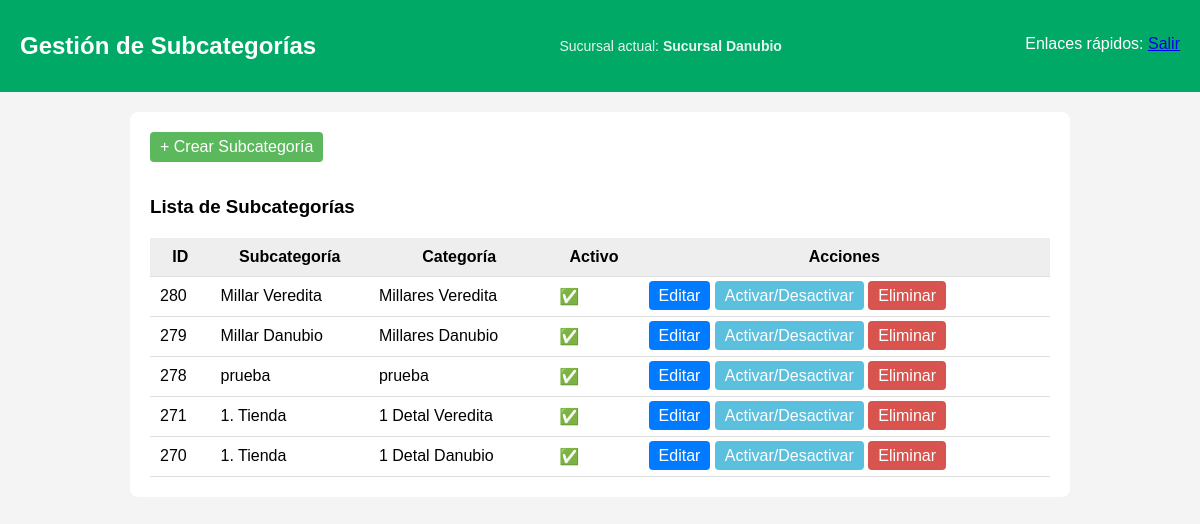
Screenshot of /admin/subcategorias.php (signed in) with the database file from the repository.
### tables this page shows
CREATE TABLE `subcategories` (
  `id` int(11) NOT NULL,
  `category_id` int(11) NOT NULL,
  `active` tinyint(1) NOT NULL DEFAULT 1,
  `name` varchar(100) NOT NULL,
  `icon` varchar(255) DEFAULT NULL,
  `position` int(11) DEFAULT 0
);

CREATE TABLE `categories` (
  `id` int(11) NOT NULL,
  `name` varchar(100) NOT NULL,
  `active` tinyint(1) NOT NULL DEFAULT 1,
  `icon` varchar(255) DEFAULT NULL,
  `position` int(11) DEFAULT 0
);

### admin/subcategorias.php (the view, shortened to what this page needs)
<?php
$pdo = DB::getConnection();
$currentBranchName = $_SESSION['branch_name'] ?? null;
$subcategories = $pdo->query("
    SELECT s.*, c.name AS category_name
    FROM subcategories s
    JOIN categories c ON s.category_id = c.id
    ORDER BY s.id DESC
")->fetchAll(PDO::FETCH_ASSOC);
?>
<!DOCTYPE html>
<html lang="es">
<head>
</head>
<body>
<header>
    <h2>Gestión de Subcategorías</h2>
    <div class="branch">Sucursal actual: <strong><?= htmlspecialchars($currentBranchName) ?></strong></div>
    <p class="small" style="margin-top:12px;">Enlaces rápidos:
      <a href="/mi_tienda/admin/dashboard.php">Salir</a>
    </p>
</header>
<div class="container">
<a href="/mi_tienda/admin/subcategorias.php?action=new" class="btn btn-create">+ Crear Subcategoría</a>
<h3>Lista de Subcategorías</h3>
<table>
    <thead>
        <tr>
            <th>ID</th>
            <th>Subcategoría</th>
            <th>Categoría</th>
            <th>Activo</th>
            <th>Acciones</th>
        </tr>
    </thead>
    <tbody>
        <?php foreach ($subcategories as $s): ?>
        <tr>
            <td><?= $s['id'] ?></td>
            <td><?= htmlspecialchars($s['name']) ?></td>
            <td><?= htmlspecialchars($s['category_name']) ?></td>
            <td><?= $s['active'] ? '✅' : '❌' ?></td>
            <td>
                <a class="btn btn-edit" href="/mi_tienda/admin/subcategorias.php?action=edit&id=<?= $s['id'] ?>">Editar</a>
                <a class="btn btn-toggle" href="/mi_tienda/admin/subcategorias.php?action=toggle&id=<?= $s['id'] ?>">Activar/Desactivar</a>
                <a class="btn btn-delete" href="/mi_tienda/admin/subcategorias.php?action=delete&id=<?= $s['id'] ?>" onclick="return confirm('¿Eliminar subcategoría?')">Eliminar</a>
            </td>
        </tr>
        <?php endforeach; ?>
    </tbody>
</table>
</div>
</body>
</html>

### admin/subcategorias.php (style rules this page uses)
body { font-family: Arial; background:#f4f4f4; margin:0; padding:0; }
header { background:#0a6; color:#fff; padding:12px 20px; display:flex; justify-content:space-between; align-items:center; }
.branch { font-size:14px; opacity:0.9; }
.container { max-width:900px; margin:20px auto; background:#fff; padding:20px; border-radius:8px; }
table { width:100%; border-collapse:collapse; margin-top:20px; }
th, td { padding:10px; border-bottom:1px solid #ddd; }
th { background:#eee; }
.btn { padding:6px 10px; border-radius:4px; text-decoration:none; color:#fff; }
.btn-edit { background:#007bff; }
.btn-delete { background:#d9534f; }
.btn-toggle { background:#5bc0de; }
.btn-create { background:#5cb85c; margin-bottom:15px; display:inline-block; }

### rows the page displays
subcategories: id "280", name "Millar Veredita", category.name "Millares Veredita"
subcategories: id "279", name "Millar Danubio", category.name "Millares Danubio"
subcategories: id "278", name "prueba", category.name "prueba"
subcategories: id "271", name "1. Tienda", category.name "1 Detal Veredita"
subcategories: id "270", name "1. Tienda", category.name "1 Detal Danubio"

### other values shown
$currentBranchName "Sucursal Danubio"
